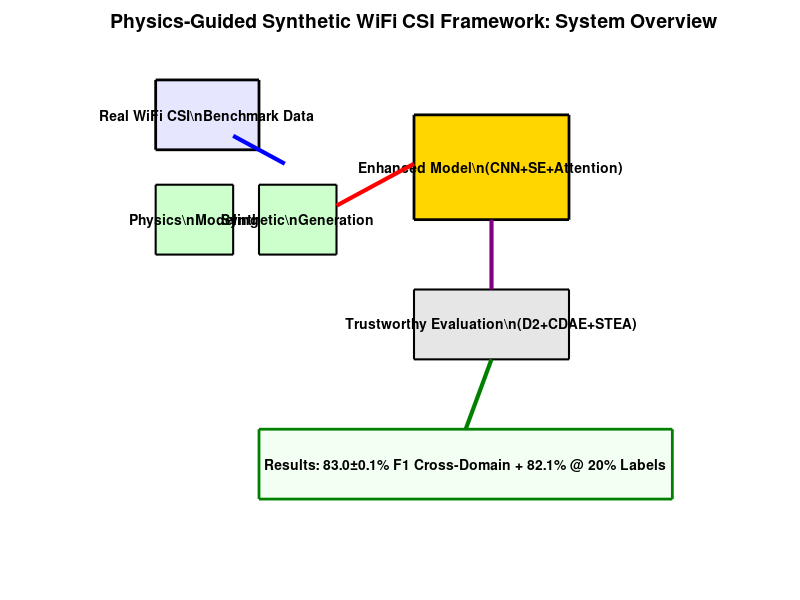

Reproduce this figure in MATLAB.
% Figure 1: System Overview (Simplified Compatible)
% IEEE IoTJ Compatible

close all; clear; clc;

fprintf('🏗️ Generating Figure 1: System Overview...\n');

figure('Position', [100, 100, 1200, 800]);
hold on;

% === Simple Component Boxes ===
% Input Data
fill([1, 3, 3, 1], [6, 6, 7, 7], [0.9, 0.9, 1.0], 'EdgeColor', 'k', 'LineWidth', 2);
text(2, 6.5, 'Real WiFi CSI\nBenchmark Data', 'HorizontalAlignment', 'center', 'FontWeight', 'bold');

% Physics Modeling
fill([1, 2.5, 2.5, 1], [4.5, 4.5, 5.5, 5.5], [0.8, 1.0, 0.8], 'EdgeColor', 'k', 'LineWidth', 1.5);
text(1.75, 5, 'Physics\nModeling', 'HorizontalAlignment', 'center', 'FontWeight', 'bold');

fill([3, 4.5, 4.5, 3], [4.5, 4.5, 5.5, 5.5], [0.8, 1.0, 0.8], 'EdgeColor', 'k', 'LineWidth', 1.5);
text(3.75, 5, 'Synthetic\nGeneration', 'HorizontalAlignment', 'center', 'FontWeight', 'bold');

% Enhanced Model
fill([6, 9, 9, 6], [5, 5, 6.5, 6.5], [1.0, 0.84, 0.0], 'EdgeColor', 'k', 'LineWidth', 2);
text(7.5, 5.75, 'Enhanced Model\n(CNN+SE+Attention)', 'HorizontalAlignment', 'center', 'FontWeight', 'bold');

% Evaluation
fill([6, 9, 9, 6], [3, 3, 4, 4], [0.9, 0.9, 0.9], 'EdgeColor', 'k', 'LineWidth', 1.5);
text(7.5, 3.5, 'Trustworthy Evaluation\n(D2+CDAE+STEA)', 'HorizontalAlignment', 'center', 'FontWeight', 'bold');

% Results
fill([3, 11, 11, 3], [1, 1, 2, 2], [0.95, 1.0, 0.95], 'EdgeColor', [0, 0.5, 0], 'LineWidth', 2);
text(7, 1.5, 'Results: 83.0±0.1% F1 Cross-Domain + 82.1% @ 20% Labels', 'HorizontalAlignment', 'center', 'FontWeight', 'bold');

% === Flow Arrows ===
% Simple arrows using plot
plot([2.5, 3.5], [6.2, 5.8], 'b-', 'LineWidth', 3);
plot([4.5, 6], [5.2, 5.8], 'r-', 'LineWidth', 3);
plot([7.5, 7.5], [5, 4], 'Color', [0.5, 0, 0.5], 'LineWidth', 3);
plot([7.5, 7], [3, 2], 'Color', [0, 0.5, 0], 'LineWidth', 3);

% === Title ===
title('Physics-Guided Synthetic WiFi CSI Framework: System Overview', 'FontSize', 14, 'FontWeight', 'bold');

xlim([0, 12]);
ylim([0.5, 7.5]);
axis off;

% Save
print(gcf, 'figure1_system_overview.pdf', '-dpdf', '-r300');
fprintf('✅ Figure 1 generated: figure1_system_overview.pdf\n');